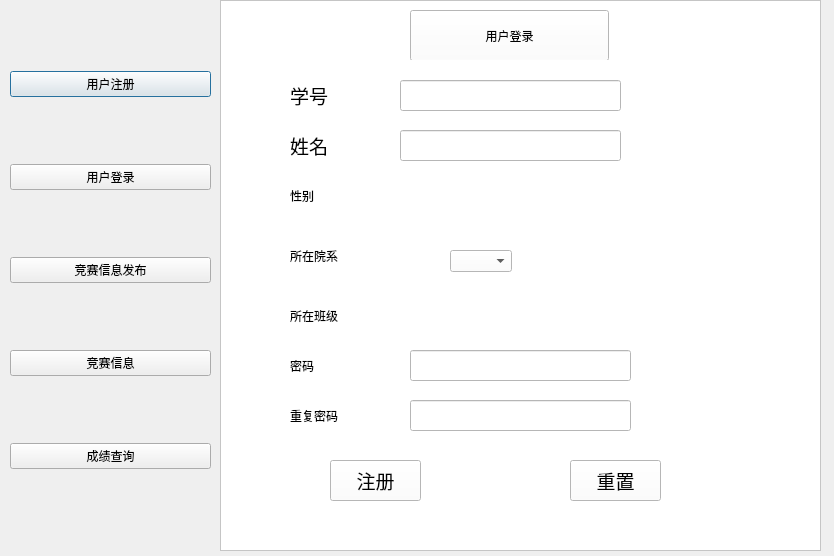
<?xml version="1.0" encoding="UTF-8"?>
<ui version="4.0">
 <class>register</class>
 <widget class="QDialog" name="register">
  <property name="geometry">
   <rect>
    <x>0</x>
    <y>0</y>
    <width>834</width>
    <height>556</height>
   </rect>
  </property>
  <property name="windowTitle">
   <string>Dialog</string>
  </property>
  <widget class="QWidget" name="verticalLayoutWidget">
   <property name="geometry">
    <rect>
     <x>10</x>
     <y>10</y>
     <width>201</width>
     <height>521</height>
    </rect>
   </property>
   <layout class="QVBoxLayout" name="verticalLayout">
    <item>
     <widget class="QPushButton" name="pushButton_2">
      <property name="styleSheet">
       <string notr="true">font: 14pt &quot;Arial&quot;;
font: 16pt &quot;Arial&quot;;</string>
      </property>
      <property name="text">
       <string>用户注册</string>
      </property>
     </widget>
    </item>
    <item>
     <widget class="QPushButton" name="pushButton">
      <property name="styleSheet">
       <string notr="true">font: 16pt &quot;Arial&quot;;</string>
      </property>
      <property name="text">
       <string>用户登录</string>
      </property>
     </widget>
    </item>
    <item>
     <widget class="QPushButton" name="pushButton_3">
      <property name="styleSheet">
       <string notr="true">font: 16pt &quot;Arial&quot;;</string>
      </property>
      <property name="text">
       <string>竞赛信息发布</string>
      </property>
     </widget>
    </item>
    <item>
     <widget class="QPushButton" name="pushButton_4">
      <property name="styleSheet">
       <string notr="true">font: 16pt &quot;Arial&quot;;</string>
      </property>
      <property name="text">
       <string>竞赛信息</string>
      </property>
     </widget>
    </item>
    <item>
     <widget class="QPushButton" name="pushButton_5">
      <property name="styleSheet">
       <string notr="true">font: 16pt &quot;Arial&quot;;</string>
      </property>
      <property name="text">
       <string>成绩查询</string>
      </property>
     </widget>
    </item>
   </layout>
  </widget>
  <widget class="QFrame" name="frame">
   <property name="geometry">
    <rect>
     <x>220</x>
     <y>0</y>
     <width>601</width>
     <height>551</height>
    </rect>
   </property>
   <property name="styleSheet">
    <string notr="true">background-color: rgb(255, 255, 255);</string>
   </property>
   <property name="frameShape">
    <enum>QFrame::StyledPanel</enum>
   </property>
   <property name="frameShadow">
    <enum>QFrame::Raised</enum>
   </property>
   <widget class="QPushButton" name="pushButton_6">
    <property name="geometry">
     <rect>
      <x>190</x>
      <y>10</y>
      <width>199</width>
      <height>51</height>
     </rect>
    </property>
    <property name="styleSheet">
     <string notr="true">font: 20pt &quot;Arial&quot;;</string>
    </property>
    <property name="text">
     <string>用户登录</string>
    </property>
   </widget>
   <widget class="QWidget" name="widget" native="true">
    <property name="geometry">
     <rect>
      <x>30</x>
      <y>60</y>
      <width>461</width>
      <height>471</height>
     </rect>
    </property>
    <property name="styleSheet">
     <string notr="true">background-color:\rgb(233, 255, 244);</string>
    </property>
    <widget class="QLabel" name="label">
     <property name="geometry">
      <rect>
       <x>40</x>
       <y>20</y>
       <width>91</width>
       <height>31</height>
      </rect>
     </property>
     <property name="font">
      <font>
       <family>Arial</family>
       <pointsize>14</pointsize>
       <weight>50</weight>
       <italic>false</italic>
       <bold>false</bold>
      </font>
     </property>
     <property name="styleSheet">
      <string notr="true">
font: 14pt &quot;Arial&quot;;</string>
     </property>
     <property name="text">
      <string>学号</string>
     </property>
    </widget>
    <widget class="QLabel" name="label_2">
     <property name="geometry">
      <rect>
       <x>40</x>
       <y>70</y>
       <width>91</width>
       <height>31</height>
      </rect>
     </property>
     <property name="font">
      <font>
       <family>Arial</family>
       <pointsize>14</pointsize>
       <weight>50</weight>
       <italic>false</italic>
       <bold>false</bold>
      </font>
     </property>
     <property name="styleSheet">
      <string notr="true">
font: 14pt &quot;Arial&quot;;</string>
     </property>
     <property name="text">
      <string>姓名</string>
     </property>
    </widget>
    <widget class="QLineEdit" name="lineEdit">
     <property name="geometry">
      <rect>
       <x>150</x>
       <y>20</y>
       <width>221</width>
       <height>31</height>
      </rect>
     </property>
     <property name="font">
      <font>
       <family>Arial</family>
       <pointsize>14</pointsize>
      </font>
     </property>
    </widget>
    <widget class="QLineEdit" name="lineEdit_2">
     <property name="geometry">
      <rect>
       <x>150</x>
       <y>70</y>
       <width>221</width>
       <height>31</height>
      </rect>
     </property>
     <property name="font">
      <font>
       <family>Arial</family>
       <pointsize>14</pointsize>
      </font>
     </property>
    </widget>
    <widget class="QPushButton" name="pushButton_7">
     <property name="geometry">
      <rect>
       <x>80</x>
       <y>400</y>
       <width>91</width>
       <height>41</height>
      </rect>
     </property>
     <property name="font">
      <font>
       <family>Arial</family>
       <pointsize>14</pointsize>
      </font>
     </property>
     <property name="text">
      <string>注册</string>
     </property>
    </widget>
    <widget class="QPushButton" name="pushButton_8">
     <property name="geometry">
      <rect>
       <x>320</x>
       <y>400</y>
       <width>91</width>
       <height>41</height>
      </rect>
     </property>
     <property name="font">
      <font>
       <family>Arial</family>
       <pointsize>14</pointsize>
      </font>
     </property>
     <property name="text">
      <string>重置</string>
     </property>
    </widget>
    <widget class="QLabel" name="label_4">
     <property name="geometry">
      <rect>
       <x>40</x>
       <y>120</y>
       <width>91</width>
       <height>31</height>
      </rect>
     </property>
     <property name="styleSheet">
      <string notr="true">
font: 14pt &quot;Arial&quot;;</string>
     </property>
     <property name="text">
      <string>性别</string>
     </property>
    </widget>
    <widget class="QLabel" name="label_5">
     <property name="geometry">
      <rect>
       <x>40</x>
       <y>180</y>
       <width>91</width>
       <height>31</height>
      </rect>
     </property>
     <property name="styleSheet">
      <string notr="true">
font: 14pt &quot;Arial&quot;;</string>
     </property>
     <property name="text">
      <string>所在院系</string>
     </property>
    </widget>
    <widget class="QLabel" name="label_11">
     <property name="geometry">
      <rect>
       <x>40</x>
       <y>240</y>
       <width>91</width>
       <height>31</height>
      </rect>
     </property>
     <property name="styleSheet">
      <string notr="true">
font: 14pt &quot;Arial&quot;;</string>
     </property>
     <property name="text">
      <string>所在班级</string>
     </property>
    </widget>
    <widget class="QLabel" name="label_12">
     <property name="geometry">
      <rect>
       <x>40</x>
       <y>290</y>
       <width>91</width>
       <height>31</height>
      </rect>
     </property>
     <property name="styleSheet">
      <string notr="true">
font: 14pt &quot;Arial&quot;;</string>
     </property>
     <property name="text">
      <string>密码</string>
     </property>
    </widget>
    <widget class="QLabel" name="label_13">
     <property name="geometry">
      <rect>
       <x>40</x>
       <y>340</y>
       <width>91</width>
       <height>31</height>
      </rect>
     </property>
     <property name="styleSheet">
      <string notr="true">
font: 14pt &quot;Arial&quot;;</string>
     </property>
     <property name="text">
      <string>重复密码</string>
     </property>
    </widget>
    <widget class="QLineEdit" name="lineEdit_5">
     <property name="geometry">
      <rect>
       <x>160</x>
       <y>290</y>
       <width>221</width>
       <height>31</height>
      </rect>
     </property>
     <property name="font">
      <font>
       <family>Arial</family>
       <pointsize>14</pointsize>
      </font>
     </property>
    </widget>
    <widget class="QLineEdit" name="lineEdit_6">
     <property name="geometry">
      <rect>
       <x>160</x>
       <y>340</y>
       <width>221</width>
       <height>31</height>
      </rect>
     </property>
     <property name="font">
      <font>
       <family>Arial</family>
       <pointsize>14</pointsize>
      </font>
     </property>
    </widget>
    <widget class="QComboBox" name="comboBox">
     <property name="geometry">
      <rect>
       <x>200</x>
       <y>190</y>
       <width>62</width>
       <height>22</height>
      </rect>
     </property>
     <property name="whatsThis">
      <string>&lt;html&gt;&lt;head/&gt;&lt;body&gt;&lt;p&gt;&lt;span style=&quot; font-size:14pt;&quot;&gt;网络工程&lt;/span&gt;&lt;/p&gt;&lt;p&gt;&lt;span style=&quot; font-size:14pt;&quot;&gt;物联网技术&lt;/span&gt;&lt;/p&gt;&lt;p&gt;&lt;br/&gt;&lt;/p&gt;&lt;/body&gt;&lt;/html&gt;</string>
     </property>
     <property name="styleSheet">
      <string notr="true">网络工程</string>
     </property>
    </widget>
   </widget>
  </widget>
 </widget>
 <resources/>
 <connections/>
</ui>
